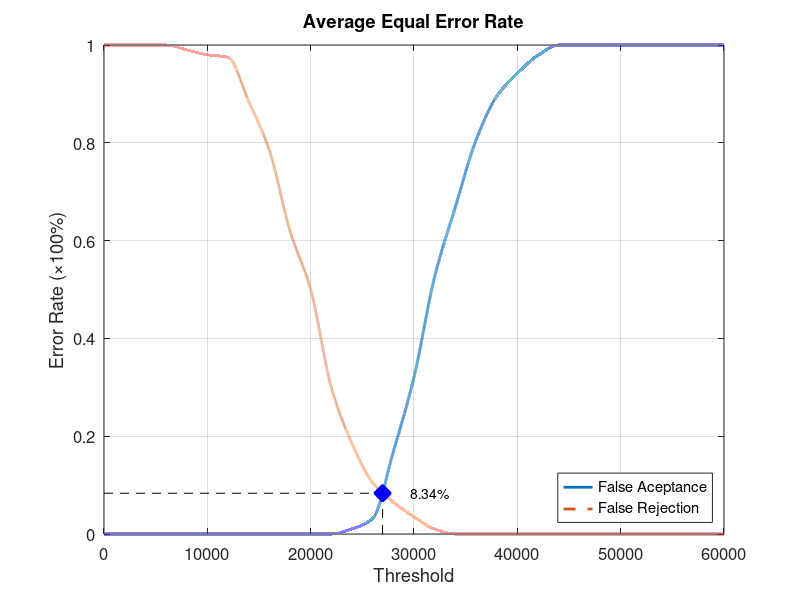
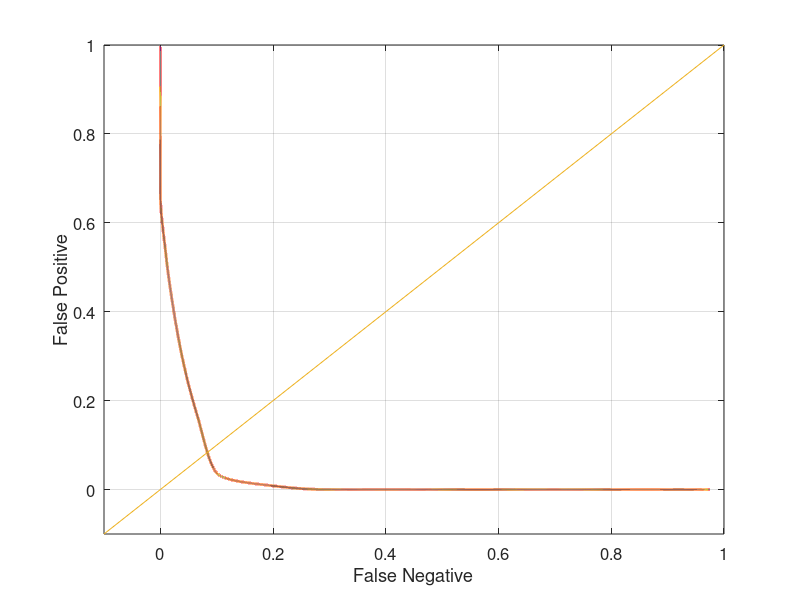

Reproduce these figures in MATLAB, in order.
function yEER = Database5_2
close all;
clear;
clc;
x = 0:2000:60000;
xq = 0:0.5:60000;

y0 = [0 0 0 0 0 0 0 0 0 0 0 0 0.0105263 0.0315789 0.168421 0.321053 0.526316 0.668421 0.805263 0.894737 0.942105 0.978947 1 1 1 1 1 1 1 1 1];
yy0 = interp1(x, y0, xq, 'pchip');
y1 = [1 1 1 1 0.99 0.98 0.975 0.885 0.785 0.62 0.5 0.3 0.185 0.105 0.065 0.035 0.01 0 0 0 0 0 0 0 0 0 0 0 0 0 0];
yy1 = interp1(x, y1, xq, 'pchip');

% Calculating EER: 
y2 = abs(y0 - y1);
find(y2 == min(y2))
yy2 = abs(yy0 - yy1);
xEER = find(yy2 == min(yy2));
xEERIndex = xq(xEER) % X-axis EER
yEER = yy0(xEER) % Y-axis EER

main = figure
plot(xq, yy0,'-','LineWidth', 2);	hold on
plot(xq, yy1,'--','LineWidth', 2);	hold on
plot([xEERIndex xEERIndex], [0 yEER], 'k--');	hold on
plot([0 xEERIndex], [yEER yEER], 'k--');	hold on
plot(xEERIndex, yEER, 'bx', 'LineWidth', 10);	hold on
text(xEERIndex + 10 * xEERIndex / 100, yEER, [num2str(round((10000 * yEER)) / 100) '%'])
legend('False Aceptance', 'False Rejection', 'Location', 'SouthEast')
xlabel('Threshold')
ylabel('Error Rate (\times100%)')
title('Average Equal Error Rate')
set(gca, 'FontSize', 12)
axis([0 60000 0 1])
grid on

print(main, 'Database5_2Main', '-dpng');
FNRxFPR = figure('Color', [1 1 1]);
plot(yy1, yy0, '-', yy1, yy0, 'LineWidth', 2);
hold on
y = -0.1:0.1:1
plot(y, y); 
set(gca, 'FontSize', 12)
xlabel('False Negative')
ylabel('False Positive')
axis([-0.1 1 -0.1 1])
set(gca, 'FontSize', 12)
grid on

print(FNRxFPR, 'Database5_2FNRxFPR','-dpng');
end
